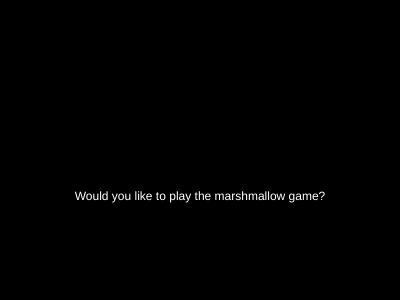
Frame 1 (no input)
Frame 60 (no input): identical to frame 1, image omitted
Frame 120 (the mouse pressed at the canvas centre since frame 60): identical to frame 1, image omitted

The p5.js sketch that drew this single still picture (run headless with seeded random() and noise() and a simulated clock; from frame 60 on, the mouse is pressed at the canvas centre):

// p5.js sketch
// ── sketch.js
var button;

var gameState = "start";
var numMarshmallows = 0;
var gameText = "";

function setup() {
  createCanvas(400, 300);
  button = createButton("Yes");
  button.position(width/2-25, height + 50);
  
  button.mousePressed(buttonAction);
  
  gameText = "Would you like to play the marshmallow game?"
}

function draw() {
  background(0);
  
  displayText(gameText);
  displayMarshmallows(numMarshmallows);
}

function displayText(t) {
  textAlign(CENTER);
  fill(255);
  text(t, width/2, height/1.5);
}

function displayMarshmallows(num) {
  push();
  rectMode(CENTER);
  translate(width/2-floor(num/2)*(50), height/3);
  for(var i=0;i<num;i++) {
    rect(0, 0, 40, 50, 5);
    translate(50, 0);
  }
  pop();
}

function buttonAction() {
  if(gameState === "start") { //pressed Yes
      gameState = "starting";
      gameText = "Ok, let's begin.";
      setTimeout('changeState("firstMarshmallow")', 2000);
      button.hide();
  }
  else if(gameState === "firstMarshmallow") { //Pressed Eat It
    numMarshmallows = 0;
    gameText = "I hope it was worth it."
    gameState = "lost";
    button.hide();
  }
}

function changeState(state) {
  if(gameState != "lost") {
    gameState = state;
  }
  
  if(gameState === "firstMarshmallow") {
    numMarshmallows = 1;
    gameText = "Here is a marshmallow for you.\n\nIf you can wait 2 minutes before eating it,\n you can have 3 marshmallows.";
    button.show();
    button.html("Eat it");
    setTimeout('changeState("won")', 10000);
  }
  else if(gameState === "won") {
    numMarshmallows = 3;
    gameText = "Here are some more marshmallows.\n\n You will go far in life.";
    button.hide();
  }
}
